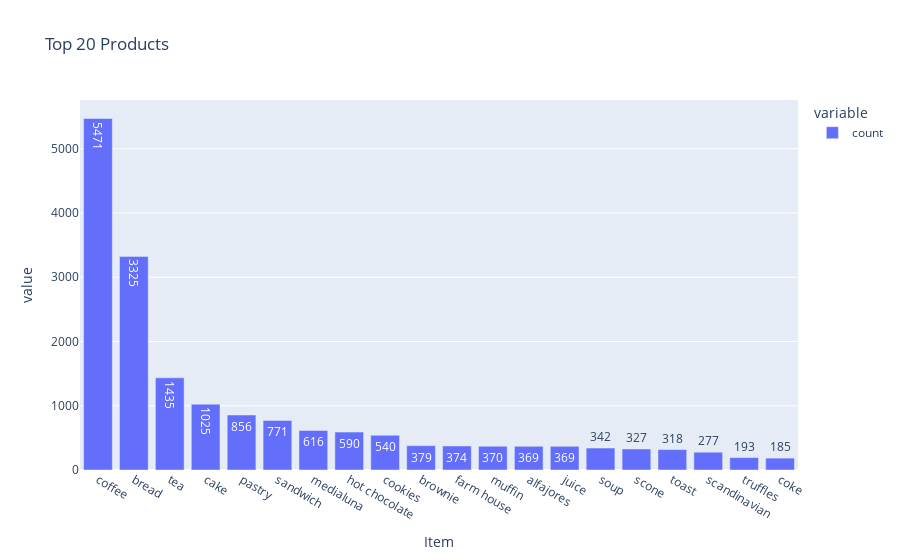

Notebook code cell kept with this figure:
### Code cell
fig = px.bar(data_frame=top20, text_auto=True, title="Top 20 Products")
fig.show()

### Figure 1 — Plotly figure (JSON) as saved in the notebook; plotly's stock layout.template omitted (floating-point values rounded to 4 significant figures)
{"data": [{"alignmentgroup": "True", "hovertemplate": "variable=count<br>Item=%{x}<br>value=%{y}<extra></extra>", "legendgroup": "count", "marker": {"color": "#636efa", "pattern": {"shape": ""}}, "name": "count", "offsetgroup": "count", "orientation": "v", "showlegend": true, "textposition": "auto", "texttemplate": "%{y}", "type": "bar", "x": ["coffee", "bread", "tea", "cake", "pastry", "sandwich", "medialuna", "hot chocolate", "cookies", "brownie", "farm house", "muffin", "alfajores", "juice", "soup", "scone", "toast", "scandinavian", "truffles", "coke"], "xaxis": "x", "y": [5471, 3325, 1435, 1025, 856, 771, 616, 590, 540, 379, 374, 370, 369, 369, 342, 327, 318, 277, 193, 185], "yaxis": "y"}], "layout": {"barmode": "relative", "legend": {"title": {"text": "variable"}, "tracegroupgap": 0}, "title": {"text": "Top 20 Products"}, "xaxis": {"anchor": "y", "domain": [0, 1], "title": {"text": "Item"}}, "yaxis": {"anchor": "x", "domain": [0, 1], "title": {"text": "value"}}}}
